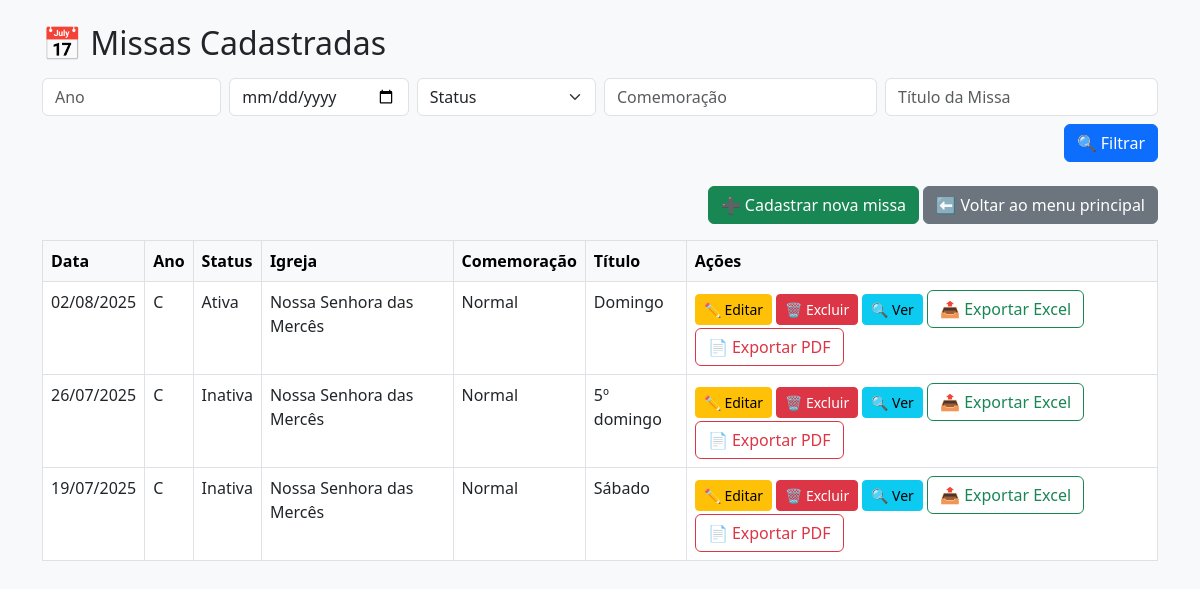
Screenshot of /admin/missas.php with the database file from the repository.
### tables this page shows
CREATE TABLE IF NOT EXISTS `tbmissa` (
  `idMissa` int(11) NOT NULL AUTO_INCREMENT,
  `idDataComemorativa` int(11) DEFAULT NULL,
  `idIgreja` int(11) DEFAULT NULL,
  `idTpLiturgico` int(11) DEFAULT NULL,
  `DataMissa` date NOT NULL,
  `AnoMissa` varchar(4) DEFAULT NULL,
  `TituloMissa` varchar(200) DEFAULT NULL,
  `Status` tinyint(1) DEFAULT NULL,
  PRIMARY KEY (`idMissa`),
  KEY `idDataComemorativa` (`idDataComemorativa`),
  KEY `tbmissa_ibfk_2` (`idIgreja`),
  KEY `tbMissa_ibfk_3` (`idTpLiturgico`),
  CONSTRAINT `tbMissa_ibfk_3` FOREIGN KEY (`idTpLiturgico`) REFERENCES `tbtpliturgico` (`idTpLiturgico`) ON DELETE NO ACTION ON UPDATE NO ACTION,
  CONSTRAINT `tbmissa_ibfk_1` FOREIGN KEY (`idDataComemorativa`) REFERENCES `tbdatacomemorativa` (`idDataComemorativa`) ON DELETE SET NULL,
  CONSTRAINT `tbmissa_ibfk_2` FOREIGN KEY (`idIgreja`) REFERENCES `tbigreja` (`idIgreja`) ON DELETE SET NULL
);

CREATE TABLE IF NOT EXISTS `tbigreja` (
  `idIgreja` int(11) NOT NULL AUTO_INCREMENT,
  `NomeIgreja` varchar(250) NOT NULL,
  `Endereco` varchar(250) DEFAULT NULL,
  `Telefone` varchar(30) DEFAULT NULL,
  `Tipo` varchar(30) DEFAULT NULL,
  PRIMARY KEY (`idIgreja`)
);

CREATE TABLE IF NOT EXISTS `tbdatacomemorativa` (
  `idDataComemorativa` int(11) NOT NULL AUTO_INCREMENT,
  `DescComemoracao` varchar(200) NOT NULL,
  `QuandoAcontece` varchar(200) NOT NULL,
  `MesDia` varchar(5) DEFAULT NULL,
  PRIMARY KEY (`idDataComemorativa`)
);

### admin/missas.php (the view, shortened to what this page needs)
<?php
include_once("../conexao.php");
$ano = $_GET['ano'] ?? '';
$data = $_GET['data'] ?? '';
$titulo = $_GET['titulo'] ?? '';
$comemoracao = $_GET['comemoracao'] ?? '';
$sql = "
SELECT m.idMissa, m.DataMissa, m.AnoMissa, m.TituloMissa, m.Status,
       i.NomeIgreja, dc.DescComemoracao
FROM tbmissa m
LEFT JOIN tbigreja i ON m.idIgreja = i.idIgreja
LEFT JOIN tbdatacomemorativa dc ON m.idDataComemorativa = dc.idDataComemorativa
WHERE 1=1
";
$sql .= " ORDER BY m.DataMissa DESC";
$missas = $conn->query($sql)->fetch_all(MYSQLI_ASSOC);
?>
<!DOCTYPE html>
<html lang="pt-br">
<head>
  <link href="https://cdn.jsdelivr.net/npm/bootstrap@5.3.0/dist/css/bootstrap.min.css" rel="stylesheet">
</head>
<body class="bg-light">
<div class="container mt-4">
  <h2 class="mb-3">📅 Missas Cadastradas</h2>
  <form method="get" class="row g-2 mb-4">
    <div class="col-md-2">
      <input type="text" name="ano" class="form-control" placeholder="Ano" value="<?= htmlspecialchars($ano) ?>">
    </div>
    <div class="col-md-2">
      <input type="date" name="data" class="form-control" value="<?= htmlspecialchars($data) ?>">
    </div>
    <div class="col-md-2">
      <select name="status" class="form-select">
        <option value="">Status</option>
      </select>
    </div>
    <div class="col-md-3">
      <input type="text" name="comemoracao" class="form-control" placeholder="Comemoração" value="<?= htmlspecialchars($comemoracao) ?>">
    </div>
    <div class="col-md-3">
      <input type="text" name="titulo" class="form-control" placeholder="Título da Missa" value="<?= htmlspecialchars($titulo) ?>">
    </div>
    <div class="col-md-12 mt-2 text-end">
      <button type="submit" class="btn btn-primary">🔍 Filtrar</button>
    </div>
  </form>
  <div class="mb-3 text-end">
    <a href="missas_form_accordion.php" class="btn btn-success">➕ Cadastrar nova missa</a>
    <a href="index.php" class="btn btn-secondary">⬅️  Voltar ao menu principal</a>
  </div>
  <?php if (count($missas)): ?>
    <div class="table-responsive">
      <table class="table table-bordered bg-white">
        <thead class="table-light">
            <tr>
                <th>Data</th>
                <th>Ano</th>
                <th>Status</th>
                <th>Igreja</th>
                <th>Comemoração</th>
                <th>Título</th>
                <th>Ações</th>
            </tr>
        </thead>
        <tbody>
            <?php foreach ($missas as $m): ?>
                <tr>
                    <td><?= date('d/m/Y', strtotime($m['DataMissa'])) ?></td>
                    <td><?= htmlspecialchars($m['AnoMissa']) ?></td>
                    <td><?= $m['Status'] ? 'Ativa' : 'Inativa' ?></td>
                    <td><?= htmlspecialchars($m['NomeIgreja'] ?? '-') ?></td>
                    <td><?= htmlspecialchars($m['DescComemoracao'] ?? '-') ?></td>
                    <td><?= htmlspecialchars($m['TituloMissa']) ?></td>
                    <td>
                        <a href="missas_editar_accordion.php?id=<?= $m['idMissa'] ?>" class="btn btn-sm btn-warning">✏️ Editar</a>
                        <a href="missas_excluir.php?id=<?= $m['idMissa'] ?>" class="btn btn-sm btn-danger"
                        onclick="return confirm('Deseja realmente excluir esta missa?')">🗑️ Excluir</a>
                        <a href="missas_detalhes.php?id=<?= $m['idMissa'] ?>" class="btn btn-sm btn-info">🔍 Ver</a>
                        <a href="export_missas_excel.php" class="btn btn-outline-success">📤 Exportar Excel</a>
                        <a href="export_missas_pdf.php" class="btn btn-outline-danger">📄 Exportar PDF</a>
                    </td>
                </tr>
            <?php endforeach; ?>
        </tbody>
      </table>
    </div>
  <?php else: ?>
    <div class="alert alert-warning">Nenhuma missa encontrada com os filtros informados.</div>
  <?php endif; ?>
</div>
</body>
</html>

### rows the page displays
tbmissa: DataMissa "02/08/2025", AnoMissa "C", Status "Ativa", idIgreja.NomeIgreja "Nossa Senhora das Mercês", idDataComemorativa.DescComemoracao "Normal", TituloMissa "Domingo"
tbmissa: DataMissa "26/07/2025", AnoMissa "C", Status "Inativa", idIgreja.NomeIgreja "Nossa Senhora das Mercês", idDataComemorativa.DescComemoracao "Normal", TituloMissa "5º domingo"
tbmissa: DataMissa "19/07/2025", AnoMissa "C", Status "Inativa", idIgreja.NomeIgreja "Nossa Senhora das Mercês", idDataComemorativa.DescComemoracao "Normal", TituloMissa "Sábado"
